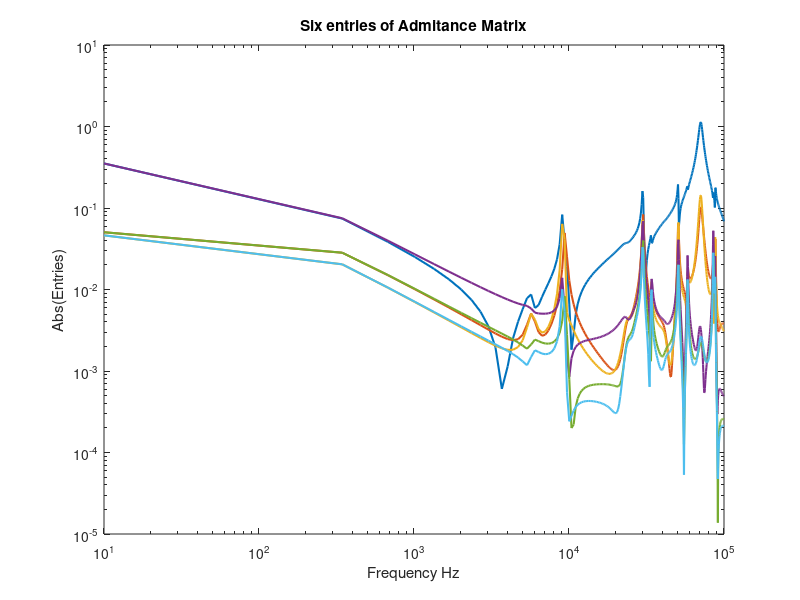

Reproduce this figure in MATLAB. (Note: this script raises an error after producing the figure.)
% ex4a.m             
%
% Fitting 1st column of the admittance matrix of 6-terminal system 
% (power system distribution network)
%
% -Reading frequency admittance matrix Y(s) from disk.
% -Extracting 1st column: f(s) (contains 6 elements)
% -Fitting f(s) using vectfit3.m 
%   -Initial poles: 25 linearly spaced complex pairs (N=50)
%   -5 iterations
%
% This example script is part of the vector fitting package (VFIT3.zip) 
% Last revised: 08.08.2008. 
% Created by:   Bjorn Gustavsen.
%
close all;clear all;
%clear all;
clc;

disp('Reading data from file ...') %--> s(1,Ns), bigY(Nc,Nc,Ns)
fid1=fopen('fdne.txt','r');
Nc=fscanf(fid1,'%f',1);
Ns=fscanf(fid1,'%f',1);
bigY=zeros(Nc,Nc,Ns); s=zeros(1,Ns);
for k=1:Ns
  s(k)=fscanf(fid1,'%e',1);
  for row=1:Nc
    for col=1:Nc
      dum1=fscanf(fid1,'%e',1);
      dum2=fscanf(fid1,'%e',1);   
      bigY(row,col,k)=dum1+j*dum2;
    end
  end
end
s=i*s;
fclose(fid1);

%Extracting first column:
for n=1:Nc
  f(n,:)=squeeze(bigY(n,1,:)).';
end  
freq=s/(2*pi*1i);
%Introduction Figure
figure()
loglog(freq,abs(f),'Linewidth',1.5)
title('Six entries of Admitance Matrix')
xlabel('Frequency Hz')
ylabel('Abs(Entries)')

%Approximate the 6 functions with miAAA and 10 Lawson iternations
[aaafl,wjl,aaaf,zj,wj,fj,err] = miaaa(f,s,1e-6,true,10);
wden = wj(1:length(zj)); wnum = wj(length(zj)+1:end);
[poles_aaa,res_aaa,pfaaaf,~,bestpoly]=properrational(zj.',wnum,wden,fj.',aaaf,s);

%Figure miAAA 
figure()
semilogx(freq,abs(f-aaafl)+10^-13,'Linewidth',1.5)
title('miAAA approximation errors tol=10^{-6}')
xlabel('Frequency Hz')
ylabel('Error')
legend('|f_1(Z)-B_1(Z)|','|f_2(Z)-B_2(Z)|','|f_3(Z)-B_3(Z)|','|f_4(Z)-B_4(Z)|','|f_5(Z)-B_5(Z)|','|f_6(Z)-B_6(Z)|')

%Figure MIMO Lawson
figure()
plot(freq,max(abs(f-aaafl),[],1)+10^-13,'b',freq,max(abs(f-aaaf),[],1)+10^-13,'r','Linewidth',1.5)
title('miAAA-L Errors tol=10^{-6}')
xlabel('Frequency Hz')
ylabel('Max Error')
legend('miAAA-L','miAAA')

%Approximate the six functions with smiAAA with 10 Lawson iternations
[saaafl,swj,saaaf,szj,swj,sfj,serr] = smiaaa(f,s,1e-6,true,10,1);
swden = swj; swnum = swj;
[spoles_aaa,sres_aaa,spfaaaf,~,sbestpoly]=properrational(szj.',swnum,swden,sfj.',saaaf,s);

%Figure smiAAA 
figure()
semilogy(freq,abs(f-saaafl)+10^-13,'Linewidth',1.5)
title('smiAAA approximation errors tol=10^{-6}')
xlabel('Frequency Hz')
ylabel('Error')
legend('|f_1(Z)-B_1(Z)|','|f_2(Z)-B_2(Z)|','|f_3(Z)-B_3(Z)|','|f_4(Z)-B_4(Z)|','|f_5(Z)-B_5(Z)|','|f_6(Z)-B_6(Z)|') 

%Figure stable MIMO Lawson
figure()
plot(freq,max(abs(f-saaafl),[],1)+10^-13,'b',freq,max(abs(f-saaaf),[],1)+10^-13,'r','Linewidth',1.5)
title('smiAAA-L Errors tol=10^{-6}')
xlabel('Frequency Hz')
ylabel('Max Error')
legend('smiAAA-L','smiAAA')

%Figure Partial Fractions smiAAA
figure();
loglog(freq,abs(saaaf-spfaaaf),'Linewidth',1.5)
legend('|B_1(Z)-pf_1(Z)|','|B_2(Z)-pf_2(Z)|','|B_3(Z)-pf_3(Z)|','|B_4(Z)-pf_4(Z)|','|B_5(Z)-pf_5(Z)|','|B_6(Z)-pf_6(Z)|')
xlabel('Frequency Hz')
ylabel('Error')
title('Error in Partial Fraction Conversion smiAAA')

%Figure Pole Comparison
figure();
scatter(real(poles_aaa),imag(poles_aaa),'rx','Linewidth',2);hold on;
scatter(real(spoles_aaa),imag(spoles_aaa),'bo','Linewidth',2)
legend('miAAA poles','smiAAApoles')

%Convergence Plot for Different Values of ref
tol=1e-8;
figure();
title('Convergence of smiAAA')
set(gca,'yscale','log')
hold on;
for ref=[.25 1 2 6 100]
[lpaaaf,pwj,paaaf,pzj,~,pfj,err] = smiaaa(f,s,tol,false,10,ref);
semilogy([11:length(err)],err(11:end),'-*');
%xline(length(err),'-',num2str(ref),'LabelHorizontalAlignment','center');
disp(length(err))
end
hold off;
legend('ref=.25','ref=1','ref=2','ref=6','ref=100');
ylabel('Log error')
xlabel('Iteration')

